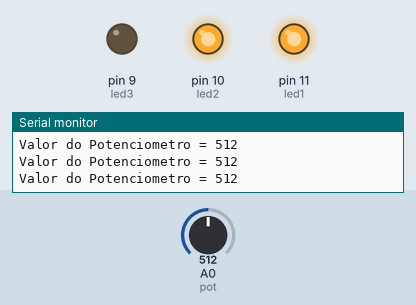
This sketch was run on a simulated Arduino Uno, built with avr-gcc and run on an emulated ATmega328P. Shown: output pins drawn as LEDs (lit = HIGH), the last lines printed to the serial monitor. The inputs (shaded band) are chosen by the test bench; at power-on: A0 (pot) = 512.

Above: at 1.2 s.
1.3 s: A0 (pot) set to 363
2.8 s: A0 (pot) set to 332
At 3.5 s:
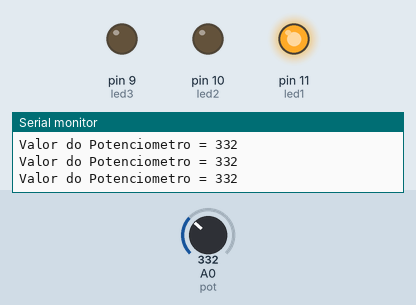
4.3 s: A0 (pot) set to 0
At 5.5 s:
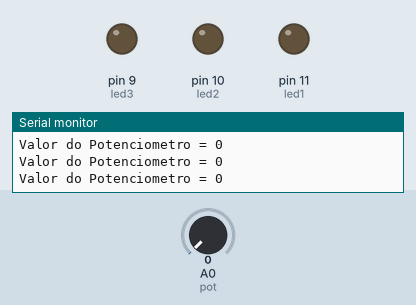
5.8 s: A0 (pot) set to 710
At 6.2 s:
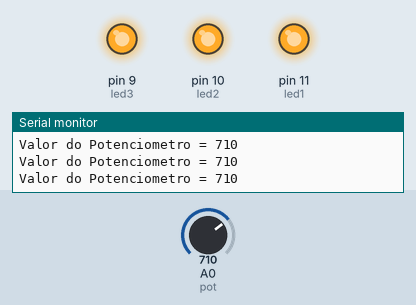
7.3 s: A0 (pot) set to 690
At 8.5 s:
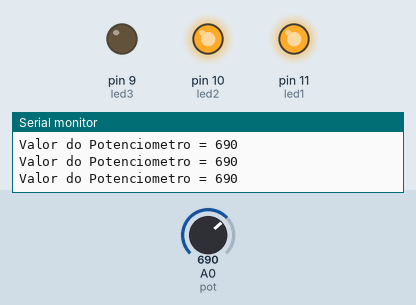
10.3 s: A0 (pot) set to 716
At 10.6 s:
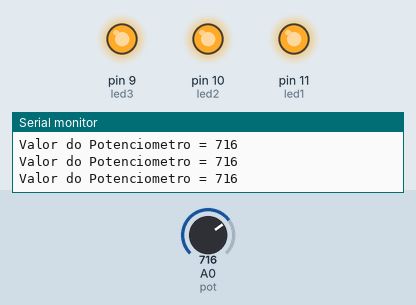
Timing chart, 0 to 13.3 s (numbered marks = the images above; inputs shaded):
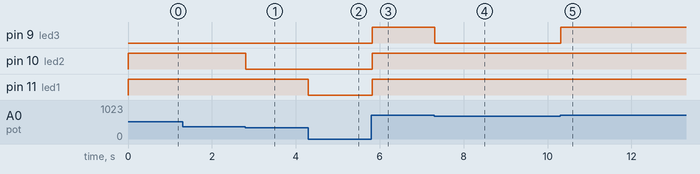

Measured:
- the behaviour switches between 351 and 350 on A0 (pot) (found by bisection; images 0 and 1)
- the behaviour switches between 701 and 700 on A0 (pot) (found by bisection; images 3 and 4)
- after the input at 2.8 s, pin 10 (led2): HIGH → LOW at once
- after the input at 4.3 s, pin 11 (led1): HIGH → LOW at once
- after the input at 5.8 s, pin 9 (led3), pin 10 (led2), pin 11 (led1): LOW → HIGH at once
- after the input at 7.3 s, pin 9 (led3): HIGH → LOW at once
- after the input at 10.3 s, pin 9 (led3): LOW → HIGH at once

The sketch:

potenciometrocomledfinal.ino
```cpp
long brilho;

int led1 = 11;
int led2 = 10;
int led3 = 9;
int pot = 0;
int potvalor;

void setup() {
  pinMode(led1, OUTPUT);
  pinMode(led2, OUTPUT);
  pinMode(led3, OUTPUT);

  Serial.begin(9600);
}

void loop() {
  potvalor = analogRead(pot);
  Serial.print("Valor do Potenciometro = ");
  Serial.println(potvalor);
  delay(1);

  brilho = analogRead(pot);

  if(brilho >=0 && brilho <=200){
    digitalWrite(led1, LOW);
    digitalWrite(led2, LOW);
    digitalWrite(led3, LOW);
  }
  if(brilho >=200 && brilho <=350){
    digitalWrite(led1, HIGH);
    digitalWrite(led2, LOW);
    digitalWrite(led3, LOW);
  }
  if(brilho >350 && brilho <=700){
    digitalWrite(led1, HIGH);
    digitalWrite(led2, HIGH);
    digitalWrite(led3, LOW);
  }
  if(brilho >700 && brilho <=1000){
    digitalWrite(led1, HIGH);
    digitalWrite(led2, HIGH);
    digitalWrite(led3, HIGH);
  }
}
```
